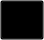
<?xml version="1.0" encoding="UTF-8"?>
<ui version="4.0">
 <class>NewIcon</class>
 <widget class="QPushButton" name="NewIcon">
  <property name="enabled">
   <bool>true</bool>
  </property>
  <property name="geometry">
   <rect>
    <x>0</x>
    <y>0</y>
    <width>44</width>
    <height>40</height>
   </rect>
  </property>
  <property name="sizePolicy">
   <sizepolicy hsizetype="Fixed" vsizetype="Fixed">
    <horstretch>0</horstretch>
    <verstretch>0</verstretch>
   </sizepolicy>
  </property>
  <property name="minimumSize">
   <size>
    <width>44</width>
    <height>0</height>
   </size>
  </property>
  <property name="styleSheet">
   <string notr="true">background-color: transparent;</string>
  </property>
  <property name="text">
   <string/>
  </property>
  <property name="icon">
   <iconset resource="../MainWindow.qrc">
    <normaloff>:/MainWindow/resources/new.ico</normaloff>:/MainWindow/resources/new.ico</iconset>
  </property>
  <property name="iconSize">
   <size>
    <width>32</width>
    <height>32</height>
   </size>
  </property>
 </widget>
 <layoutdefault spacing="6" margin="11"/>
 <resources>
  <include location="../MainWindow.qrc"/>
 </resources>
 <connections/>
</ui>
